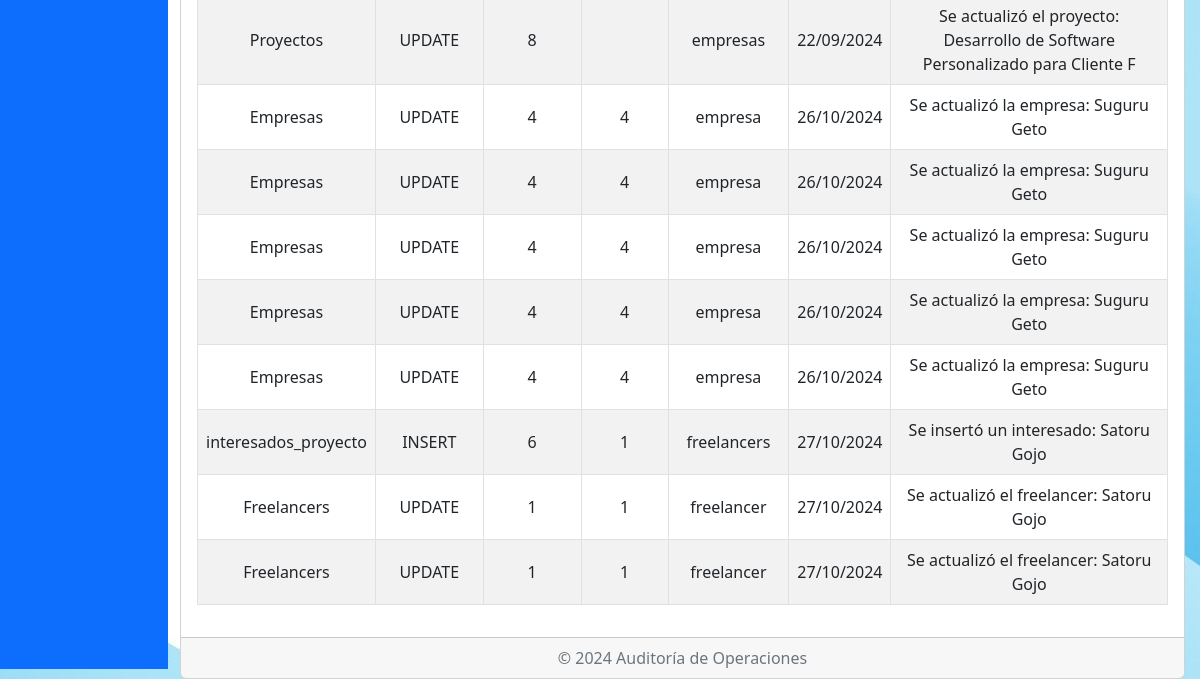
The page /Admin/Auditoria.php (lower part) on the database as committed earlier.
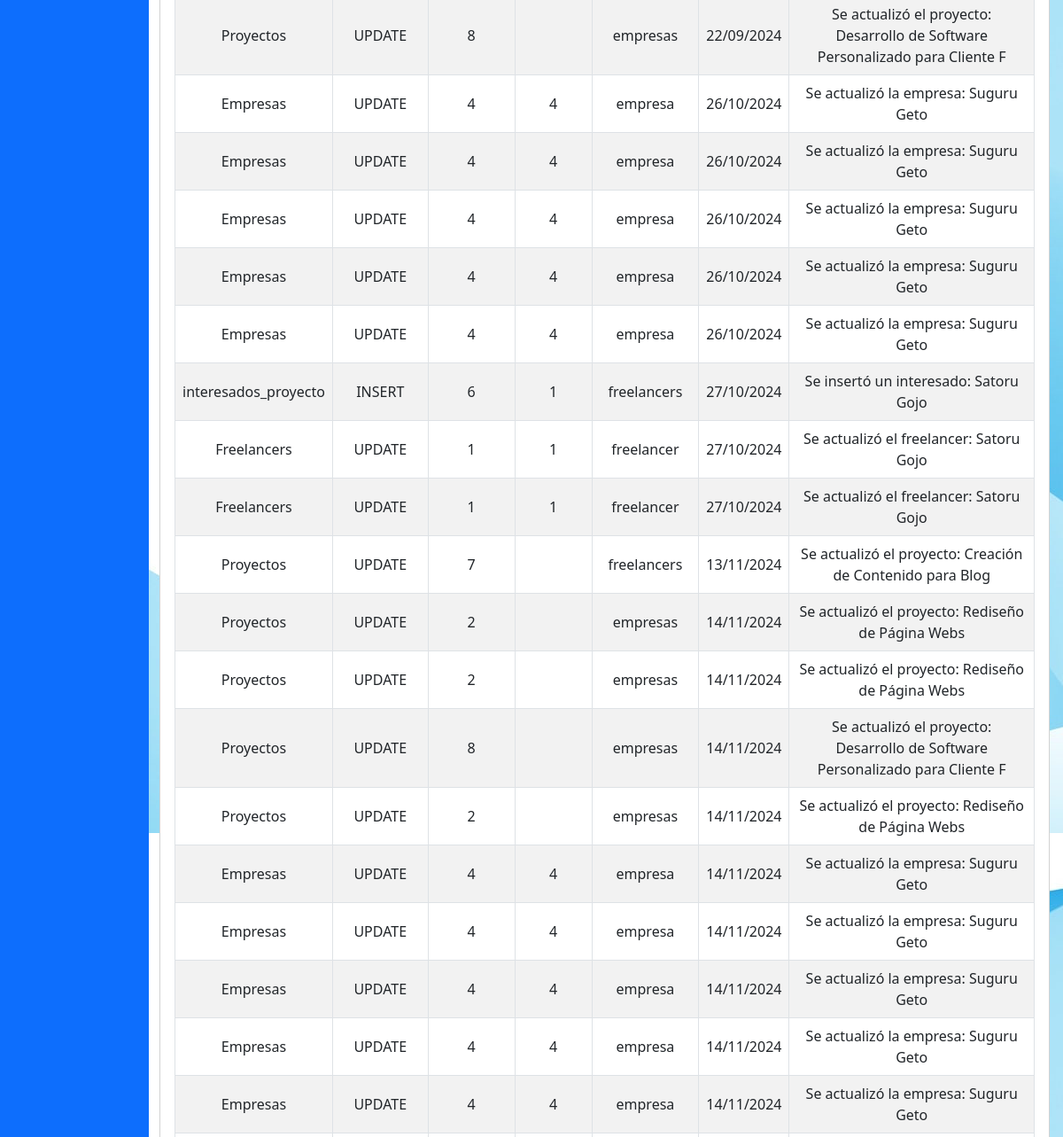
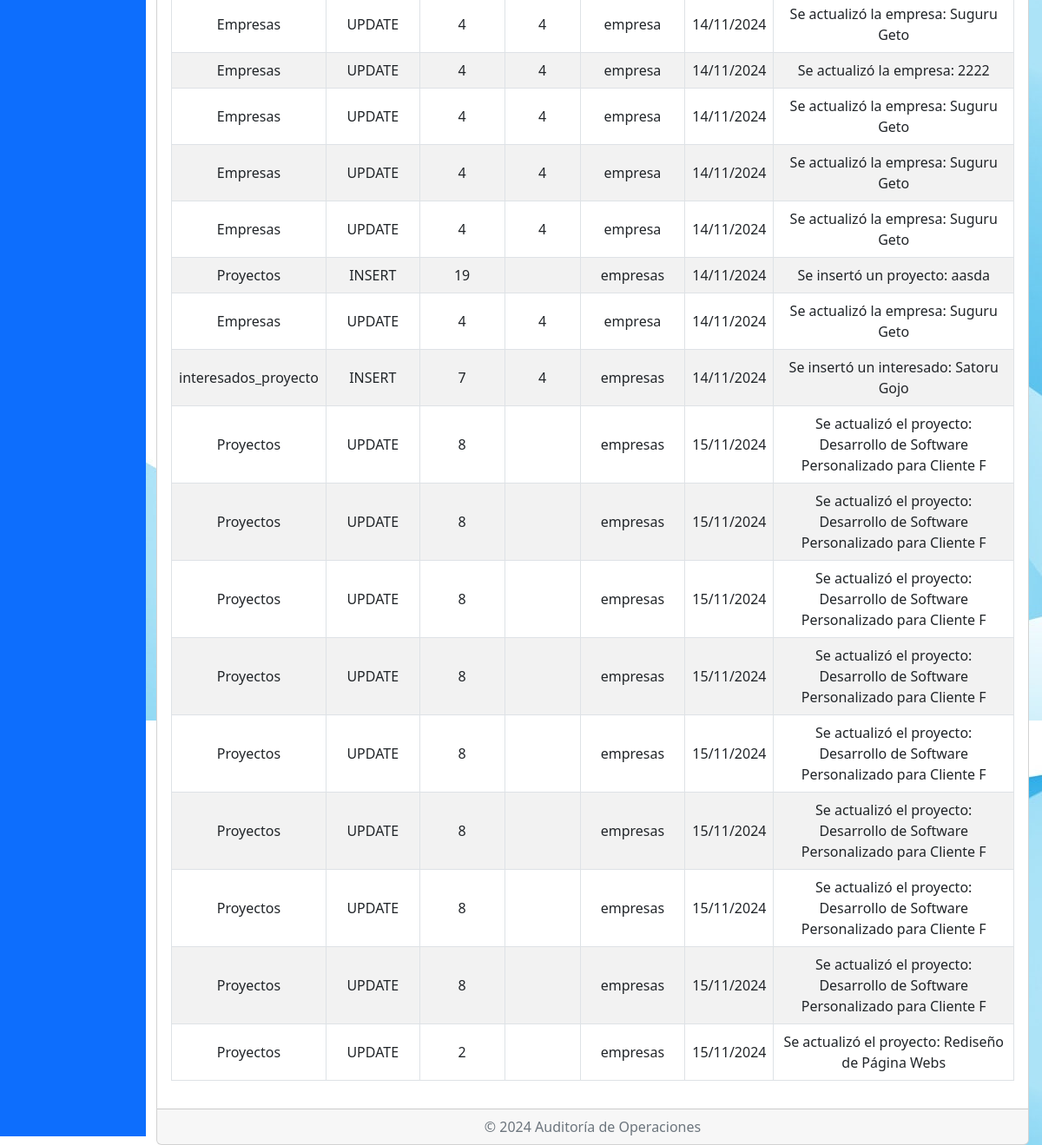
The same page on the database as committed later (2 pictures, top to bottom).
### tables this page shows
CREATE TABLE `auditoria` (
  `id` int(11) NOT NULL,
  `tabla` varchar(50) DEFAULT NULL,
  `operacion` varchar(10) DEFAULT NULL,
  `id_registro` int(11) DEFAULT NULL,
  `usuario_id` int(11) DEFAULT NULL,
  `rol_usuario` varchar(50) DEFAULT NULL,
  `fecha` timestamp NOT NULL DEFAULT current_timestamp(),
  `descripcion` text DEFAULT NULL
);

### Admin/Auditoria.php (the view, shortened to what this page needs)
<?php
include './Dashboard.php';
?>
<!DOCTYPE html>
<html lang="es">
<head>
    <link href="./Assets/css/bootstrap.min.css" rel="stylesheet">
    <link rel="stylesheet" href="https://cdnjs.cloudflare.com/ajax/libs/font-awesome/5.15.4/css/all.min.css">
    <link rel="stylesheet" href="https://cdn.datatables.net/1.11.5/css/dataTables.bootstrap5.min.css">
    <link rel="stylesheet" href="./Assets/css/CRUD.css">
</head>
<body>
<div class="container mt-5 content-wrapper">
    <div class="card">
        <div class="card-body">
            <div class="table-responsive">
                <table id="auditoriaTable" class="table table-bordered table-striped table-hover">
                    <tbody>
                        <?php
                        include './conexion.php';
                        $sql = "SELECT * FROM Auditoria";
                        $result = $conn->query($sql);
                        if ($result->num_rows > 0) {
                            while ($row = $result->fetch_assoc()) {
                                echo "<tr>
                                    <td>{$row['tabla']}</td>
                                    <td>{$row['operacion']}</td>
                                    <td>{$row['id_registro']}</td>
                                    <td>{$row['usuario_id']}</td>
                                    <td>{$row['rol_usuario']}</td>
                                    <td>" . date('d/m/Y', strtotime($row['fecha'])) . "</td>
                                    <td>{$row['descripcion']}</td>
                                </tr>";
                            }
                        } else {
                            echo "<tr><td colspan='7' class='text-center'>No se encontraron registros de auditoría</td></tr>";
                        }
                        ?>
                    </tbody>
                </table>
            </div>
        </div>
        <div class="card-footer text-muted text-center">
            <p class="mb-0">© 2024 Auditoría de Operaciones</p>
        </div>
    </div>
</div>
</body>
</html>

### Admin/Dashboard.php (shortened to what this page needs)
<!DOCTYPE html>
<html lang="en">
<head>
    <link rel="stylesheet" href="https://cdnjs.cloudflare.com/ajax/libs/font-awesome/5.15.4/css/all.min.css">
</head>
<body>
    <div class="sidebar bg-primary">
    </div>
</body>
</html>

### Admin/Assets/CSS/CRUD.css (style rules this page uses)
body, html { height: 100%; margin: 0; display: flex; flex-direction: column; }
.content-wrapper { flex: 1; display: flex; flex-direction: column; }
.container { padding-top: 20px; padding-left: 15%; padding-right: 15px; }
@media (min-width: 768px) { .container { max-width: 100%; margin-left: auto; margin-right: auto; } }

### Admin/Dashboard.php (style rules this page uses)
body { background-color: #f8f9fa; margin-top: 60px; }
.sidebar { position: fixed; top: 50px; left: 0; height: calc(100% - 60px); width: 14%; transition: width 0.3s; overflow-x: hidden; padding-top: 20px; }

### Admin/Auditoria.php (style rules this page uses)
body { background-image: url('../Assets/images/2312616.jpg'); }

Rows that differ between the two databases and show on the page:
added auditoria: tabla "Proyectos", operacion "UPDATE", id_registro "7", rol_usuario "freelancers", fecha "13/11/2024", descripcion "Se actualizó el proyecto: Creación de Contenido para Blog"
added auditoria: tabla "Proyectos", operacion "UPDATE", id_registro "2", rol_usuario "empresas", fecha "14/11/2024", descripcion "Se actualizó el proyecto: Rediseño de Página Webs"
added auditoria: tabla "Proyectos", operacion "UPDATE", id_registro "2", rol_usuario "empresas", fecha "14/11/2024", descripcion "Se actualizó el proyecto: Rediseño de Página Webs"
added auditoria: tabla "Proyectos", operacion "UPDATE", id_registro "8", rol_usuario "empresas", fecha "14/11/2024", descripcion "Se actualizó el proyecto: Desarrollo de Software Personalizado para Cliente F"
added auditoria: tabla "Proyectos", operacion "UPDATE", id_registro "2", rol_usuario "empresas", fecha "14/11/2024", descripcion "Se actualizó el proyecto: Rediseño de Página Webs"
added auditoria: tabla "Empresas", operacion "UPDATE", id_registro "4", usuario "4", rol_usuario "empresa", fecha "14/11/2024", descripcion "Se actualizó la empresa: Suguru Geto"
added auditoria: tabla "Empresas", operacion "UPDATE", id_registro "4", usuario "4", rol_usuario "empresa", fecha "14/11/2024", descripcion "Se actualizó la empresa: Suguru Geto"
added auditoria: tabla "Empresas", operacion "UPDATE", id_registro "4", usuario "4", rol_usuario "empresa", fecha "14/11/2024", descripcion "Se actualizó la empresa: Suguru Geto"
added auditoria: tabla "Empresas", operacion "UPDATE", id_registro "4", usuario "4", rol_usuario "empresa", fecha "14/11/2024", descripcion "Se actualizó la empresa: Suguru Geto"
added auditoria: tabla "Empresas", operacion "UPDATE", id_registro "4", usuario "4", rol_usuario "empresa", fecha "14/11/2024", descripcion "Se actualizó la empresa: Suguru Geto"
added auditoria: tabla "Empresas", operacion "UPDATE", id_registro "4", usuario "4", rol_usuario "empresa", fecha "14/11/2024", descripcion "Se actualizó la empresa: Suguru Geto"
added auditoria: tabla "Empresas", operacion "UPDATE", id_registro "4", usuario "4", rol_usuario "empresa", fecha "14/11/2024", descripcion "Se actualizó la empresa: 2222"
added auditoria: tabla "Empresas", operacion "UPDATE", id_registro "4", usuario "4", rol_usuario "empresa", fecha "14/11/2024", descripcion "Se actualizó la empresa: Suguru Geto"
added auditoria: tabla "Empresas", operacion "UPDATE", id_registro "4", usuario "4", rol_usuario "empresa", fecha "14/11/2024", descripcion "Se actualizó la empresa: Suguru Geto"
added auditoria: tabla "Empresas", operacion "UPDATE", id_registro "4", usuario "4", rol_usuario "empresa", fecha "14/11/2024", descripcion "Se actualizó la empresa: Suguru Geto"
added auditoria: tabla "Proyectos", operacion "INSERT", id_registro "19", rol_usuario "empresas", fecha "14/11/2024", descripcion "Se insertó un proyecto: aasda"
added auditoria: tabla "Empresas", operacion "UPDATE", id_registro "4", usuario "4", rol_usuario "empresa", fecha "14/11/2024", descripcion "Se actualizó la empresa: Suguru Geto"
added auditoria: tabla "interesados_proyecto", operacion "INSERT", id_registro "7", usuario "4", rol_usuario "empresas", fecha "14/11/2024", descripcion "Se insertó un interesado: Satoru Gojo"
added auditoria: tabla "Proyectos", operacion "UPDATE", id_registro "8", rol_usuario "empresas", fecha "15/11/2024", descripcion "Se actualizó el proyecto: Desarrollo de Software Personalizado para Cliente F"
added auditoria: tabla "Proyectos", operacion "UPDATE", id_registro "8", rol_usuario "empresas", fecha "15/11/2024", descripcion "Se actualizó el proyecto: Desarrollo de Software Personalizado para Cliente F"
added auditoria: tabla "Proyectos", operacion "UPDATE", id_registro "8", rol_usuario "empresas", fecha "15/11/2024", descripcion "Se actualizó el proyecto: Desarrollo de Software Personalizado para Cliente F"
added auditoria: tabla "Proyectos", operacion "UPDATE", id_registro "8", rol_usuario "empresas", fecha "15/11/2024", descripcion "Se actualizó el proyecto: Desarrollo de Software Personalizado para Cliente F"
added auditoria: tabla "Proyectos", operacion "UPDATE", id_registro "8", rol_usuario "empresas", fecha "15/11/2024", descripcion "Se actualizó el proyecto: Desarrollo de Software Personalizado para Cliente F"
added auditoria: tabla "Proyectos", operacion "UPDATE", id_registro "8", rol_usuario "empresas", fecha "15/11/2024", descripcion "Se actualizó el proyecto: Desarrollo de Software Personalizado para Cliente F"
added auditoria: tabla "Proyectos", operacion "UPDATE", id_registro "8", rol_usuario "empresas", fecha "15/11/2024", descripcion "Se actualizó el proyecto: Desarrollo de Software Personalizado para Cliente F"
added auditoria: tabla "Proyectos", operacion "UPDATE", id_registro "8", rol_usuario "empresas", fecha "15/11/2024", descripcion "Se actualizó el proyecto: Desarrollo de Software Personalizado para Cliente F"
added auditoria: tabla "Proyectos", operacion "UPDATE", id_registro "2", rol_usuario "empresas", fecha "15/11/2024", descripcion "Se actualizó el proyecto: Rediseño de Página Webs"
